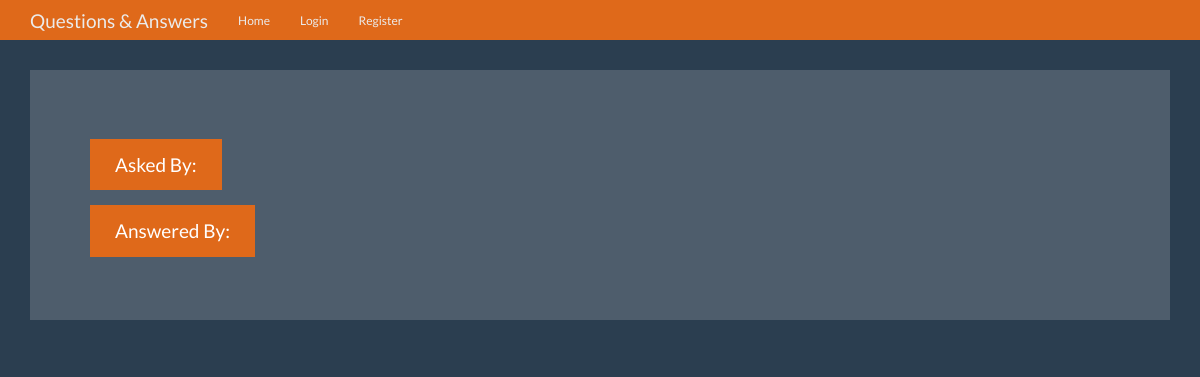
The app's page /question/3, older data.
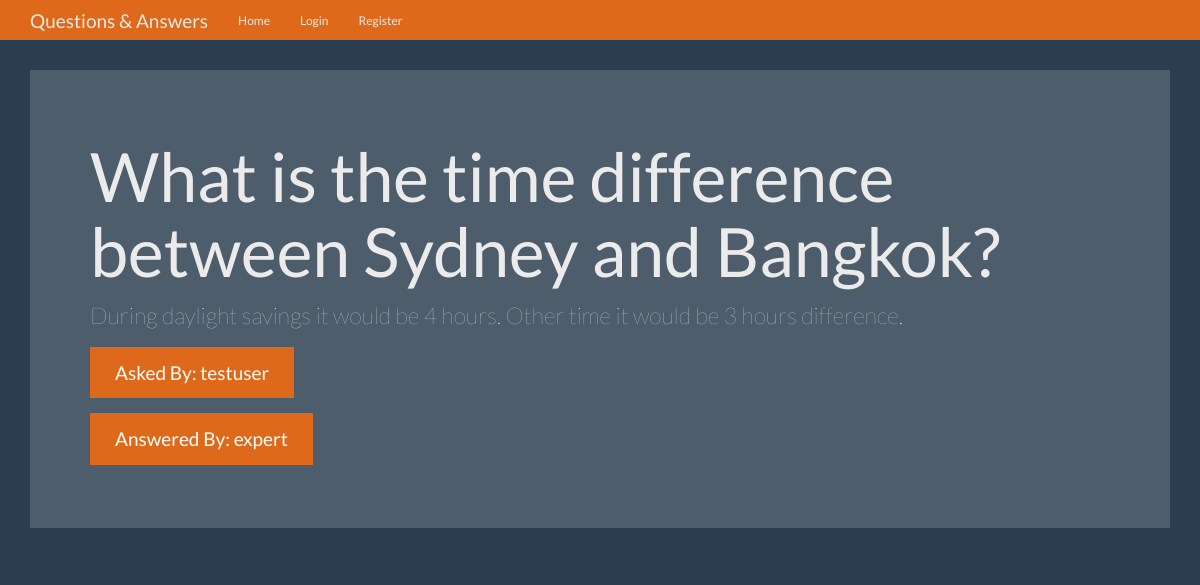
The same page, newer data.
### tables this page shows
CREATE TABLE questions(
    id integer primary key autoincrement,
    question_text text not null,
    answer_text text,
    asked_by_id integer not null,
    expert_id integer not null
);

CREATE TABLE users(
    id integer primary key autoincrement,
    name text not null,
    password text not null,
    expert boolean not null,
    admin boolean not null
);

### app.py (the view)
@app.route('/question/<question_id>')
def question(question_id):
    user = get_current_user()
    db = get_db()
    answer_cur = db.execute('''
                    SELECT
                        q.id AS id, q.question_text AS question_text, q.answer_text AS answer_text, u.name AS asked_user , u2.name AS expert_user
                    FROM
                        questions q
                        JOIN users u ON u.id = q.asked_by_id
                        JOIN users u2 ON u2.id = q.expert_id
                    WHERE
                        q.id = ?
    ''', [question_id])
    answer_result = answer_cur.fetchone()
    return render_template('question.html', title='Question', user=user, answer=answer_result)

### app.py (called while the page is built, shortened)
def get_current_user():
    user_result = None
    return user_result

### database.py (called while the page is built)
def connect_db():
    sql = sqlite3.connect('/Users/promieyutasane/Dropbox/Github/question-answer/qa.db')
    sql.row_factory = sqlite3.Row
    return sql

def get_db():
    if not hasattr(g, 'sqlite3_db'):
        g.sqlite_db = connect_db()
    return g.sqlite_db

### templates/question.html
{% extends 'layout.html' %}
{% block content %}
      <div class="jumbotron">
        <h1>{{ answer.question_text }}</h1>
        <p>{{ answer.answer_text }}</p>
        <p><a class="btn btn-primary btn-lg">Asked By: {{ answer.asked_user }}</a></p>
        <p><a class="btn btn-primary btn-lg">Answered By: {{ answer.expert_user }}</a></p>
      </div>
{% endblock content %}

Row changes from the older to the newer data that the page shows:
added questions: question_text "What is the time difference between Sydney and Bangkok?", answer_text "During daylight savings it would be 4 hours. Other time it would be 3 hours difference."
now on this page (row edited): users: asked_user "testuser"
now on this page (row unchanged): users: expert_user "expert"
